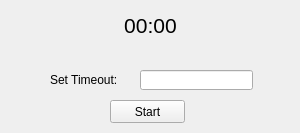
<?xml version="1.0" encoding="UTF-8"?>
<ui version="4.0">
 <class>Pomodoro</class>
 <widget class="QWidget" name="Pomodoro">
  <property name="geometry">
   <rect>
    <x>0</x>
    <y>0</y>
    <width>300</width>
    <height>133</height>
   </rect>
  </property>
  <property name="windowTitle">
   <string>Pomodoro</string>
  </property>
  <widget class="QLabel" name="curTime">
   <property name="geometry">
    <rect>
     <x>0</x>
     <y>10</y>
     <width>301</width>
     <height>31</height>
    </rect>
   </property>
   <property name="font">
    <font>
     <pointsize>16</pointsize>
    </font>
   </property>
   <property name="text">
    <string>00:00</string>
   </property>
   <property name="alignment">
    <set>Qt::AlignCenter</set>
   </property>
  </widget>
  <widget class="QLineEdit" name="timeout">
   <property name="geometry">
    <rect>
     <x>140</x>
     <y>70</y>
     <width>113</width>
     <height>20</height>
    </rect>
   </property>
   <property name="inputMask">
    <string>0000</string>
   </property>
   <property name="maxLength">
    <number>4</number>
   </property>
  </widget>
  <widget class="QLabel" name="lblsetTime">
   <property name="geometry">
    <rect>
     <x>50</x>
     <y>70</y>
     <width>81</width>
     <height>20</height>
    </rect>
   </property>
   <property name="text">
    <string>Set Timeout:</string>
   </property>
  </widget>
  <widget class="QPushButton" name="btnControl">
   <property name="geometry">
    <rect>
     <x>110</x>
     <y>100</y>
     <width>75</width>
     <height>23</height>
    </rect>
   </property>
   <property name="text">
    <string>Start</string>
   </property>
  </widget>
 </widget>
 <layoutdefault spacing="6" margin="11"/>
 <resources/>
 <connections/>
</ui>
